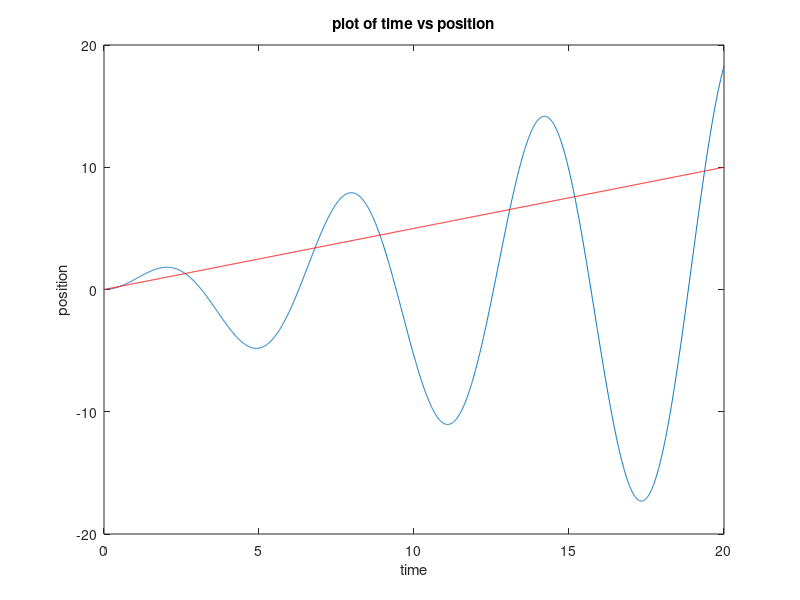

Write the MATLAB code that produced this figure.
x_val = 0:0.01:20;
y_val = sin(x_val).*x_val;
plot(x_val,y_val)
y2_val = x_val/2;
hold on
plot(x_val,y2_val,'r')
xlabel('time')
ylabel('position')
title('plot of time vs position')
